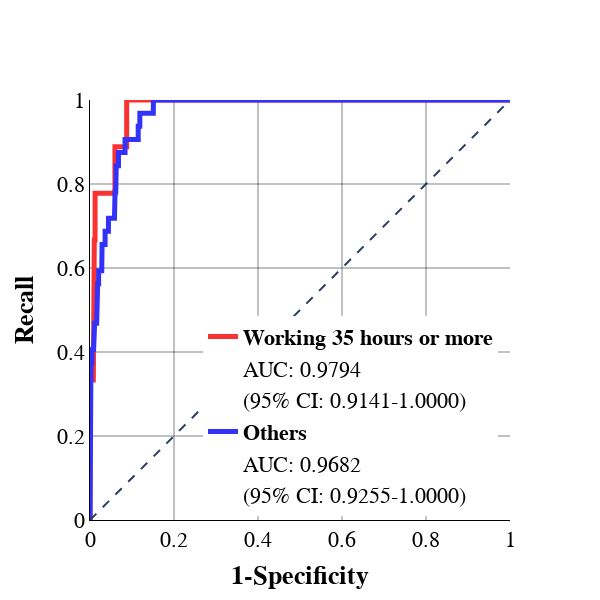

Here is the notebook cell this chart was saved with:
### Code cell
work=test.drop(X_test[X_test['WRK35WKUS_1 - Yes'] == 0].index)
#pop=pop.sample(95, random_state=25)
work_predictors=work.drop(['UDPYOPI_1 - Yes'], axis=1)
work_target=work['UDPYOPI_1 - Yes']
elsee=test.drop(X_test[X_test['WRK35WKUS_1 - Yes'] == 1].index)
#elsee=elsee.sample(95, random_state=25)
elsee_predictors=elsee.drop(['UDPYOPI_1 - Yes'], axis=1)
elsee_target=elsee['UDPYOPI_1 - Yes']
work_prob=model_svc_rbf.predict_proba(work_predictors)
elsee_prob=model_svc_rbf.predict_proba(elsee_predictors)
plot_roc_curve2(work_target, [item[1] for item in work_prob],elsee_target, [item[1] for item in elsee_prob], 'Working 35 hours or more', 'Others')

### Figure 1 — Plotly figure (JSON) as saved in the notebook; plotly's stock layout.template omitted (floating-point values rounded to 4 significant figures; data arrays with more than 128 entries replaced by an {"elided": "..."} marker saying what was removed)
{"data": [{"hoverinfo": "skip", "line": {"color": "rgba(250, 50, 50, 1.0)", "width": 5}, "name": "<b>Working 35 hours or more</b>", "showlegend": true, "type": "scatter", "x": {"elided": "255 float values"}, "y": {"elided": "255 float values"}}, {"hoverinfo": "skip", "line": {"color": "rgba(255, 255, 255, 0)", "width": 5}, "name": "AUC: 0.9794", "showlegend": true, "type": "scatter", "x": {"elided": "255 float values"}, "y": {"elided": "255 float values"}}, {"hoverinfo": "skip", "line": {"color": "rgba(255, 255, 255, 0)", "width": 0}, "name": "(95% CI: 0.9141-1.0000)", "showlegend": true, "type": "scatter", "x": {"elided": "255 float values"}, "y": {"elided": "255 float values"}}, {"hoverinfo": "skip", "line": {"color": "rgba(50, 50, 250, 1.0)", "width": 5}, "name": "<b>Others</b>", "showlegend": true, "type": "scatter", "x": {"elided": "265 float values"}, "y": {"elided": "265 float values"}}, {"hoverinfo": "skip", "line": {"color": "rgba(255, 255, 255, 0)", "width": 5}, "name": "AUC: 0.9682", "showlegend": true, "type": "scatter", "x": {"elided": "265 float values"}, "y": {"elided": "265 float values"}}, {"hoverinfo": "skip", "line": {"color": "rgba(255, 255, 255, 0)", "width": 0}, "name": "(95% CI: 0.9255-1.0000)", "showlegend": true, "type": "scatter", "x": {"elided": "265 float values"}, "y": {"elided": "265 float values"}}], "layout": {"font": {"color": "Black", "family": "Times New Roman", "size": 22}, "height": 600, "legend": {"x": 0.95, "xanchor": "right", "y": 0.01, "yanchor": "bottom"}, "shapes": [{"line": {"dash": "dash"}, "type": "line", "x0": 0, "x1": 1, "y0": 0, "y1": 1}], "title": {"x": 1}, "width": 600, "xaxis": {"constrain": "domain", "gridcolor": "rgba(5, 5, 5, 0.5)", "linecolor": "black", "range": [0, 1], "title": {"text": "<b>1-Specificity</b>"}}, "yaxis": {"gridcolor": "rgba(5, 5, 5, 0.5)", "linecolor": "black", "range": [0, 1], "scaleanchor": "x", "scaleratio": 1, "title": {"text": "<b>Recall</b>"}}}}
